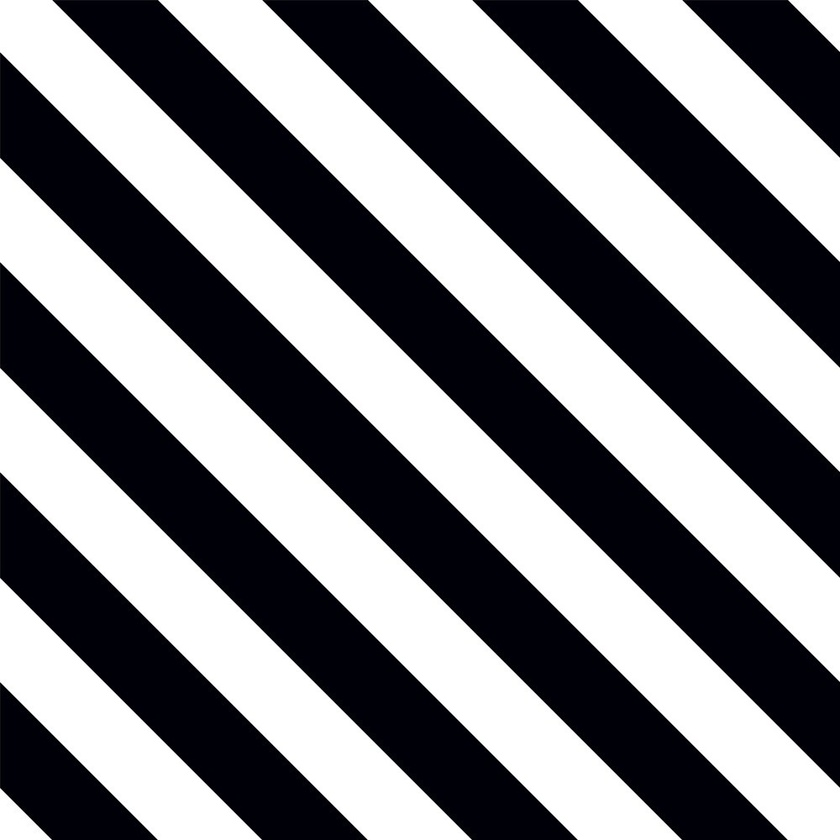
#> input picture Cryptography/tiles.jpg, 840 x 840 px, shrunk from 1000 x 1000 before the run, found by its file name
$ python RC4_Demo.py
#> lines starting #> are read from the running program, lines starting #| are printed output that depends on the picture
### Cryptography/utils.py
import os
from PIL import Image, ImageFont, ImageDraw, ImageOps , ImageShow
import numpy as np
from enum import Enum
def random_key_generator(key_length):
    """
    Creates a random key with key_length bytes
    in hexadecimal and ASCII as bytes data type

    Paramaters
    ----------

    key_length : int
        Key length in bits

    Returns
    -------

    key : bytes
        Key as (ASCII or HEX) as bytes (if HEX is reresentable in ASCII then ASCII is prited o.w /x with HEX)
        This means A=>65 not 10 in decimal while /x_0a is 10 in decimal .
    """
    return os.urandom(key_length // 8)

# [9 lines left out: function generate_random_iv, not called in this run]

def inBin( toPrint ):
    """
    Returns the Binary representation of the input as str (for display ONLY!)

    toPrint is string => ASCII represenation
    toPrint is bytes => No / => ASCII  but with / HEX to BIN
    """
    if isinstance(toPrint,str):
        return " ".join(f"{ord(i):08b}" for i in toPrint)

    return " ".join(f"{(i):08b}" for i in toPrint)


# [27 lines left out: functions pad, unpad, split_blocks, not called in this run]

def imread(path):
    return np.asarray(Image.open(path))
import matplotlib.pyplot as plt

def imshow_(img , title1 = '' ):
    x = Image.fromarray(img)
    x = ImageOps.expand(x, border=20, fill=(255,255,255))

    draw = ImageDraw.Draw(x)

    try:
        font = ImageFont.truetype("arial.ttf", 15)
    except :
        font = ImageFont.load_default()

    draw.text((20, 0), title1 , fill = (0,0,0), font = font)
    # ImageShow.show(x)
    #matplotlib implementation
    # plt.ion()
    plt.imshow(img,cmap='gray')
    if ( title1 != None ):
        plt.title(title1)
    # [4 lines of commented-out code are left out]
    return plt

def image2byte(img):
    return img.shape , img.reshape((-1)).tobytes() ;

def byte2image(size , b):
    return np.frombuffer(b, dtype= 'uint8').reshape(size);


class BC_mode(Enum):
     ECB = 1
     CBC = 2
     OFB = 3
     CFB = 4
     CTR = 5

def strToBytes(txt):
    if isinstance(txt, str):
				# Only accept ascii unicode values.
        try:
            return txt.encode('ascii')
        except UnicodeEncodeError:
            pass
        raise ValueError("Des can only work with encoded strings, not Unicode.")
    return txt

# [29 lines left out: functions String_to_BitList, BitList_to_String, not called in this run]

def xor_bytes(a, b):
    """ Returns a new byte array with the elements xor'ed. """
    return bytes(i^j for i, j in zip(a, b))

def compare2arrays(a, b):
    """ Returns a new byte array with the elements xor'ed. """
    return (i!=j for i, j in zip(a, b))

from random import sample
# [13 lines left out: function channelError, not called in this run]
def task4(string_binary, prb = 0.03):
    print('original text: ', string_binary)
    print('noisy text: ', BitList_to_String(channelError(String_to_BitList(string_binary), prb)))

# [68 lines left out: functions byteErrorRate, bitErrorRate, blockErrorRate, pixelErrorRate, not called in this run]


# see = image2byte(imread(os.path.dirname(os.path.abspath(__file__)) + '\\tiles.jpg'))

# imshow(byte2image(see[0], ))


imagesList = []
for i in range(3):
    tempLst = []
    for j in range(4):

        tempLst.append(imread(os.path.dirname(os.path.abspath(__file__)) + '\\tiles.jpg'))
#> in imread, returned value is the input picture: shape (840, 840, 3); mean R, G, B 126.7, 126.7, 130.5

    imagesList.append(tempLst)

### Cryptography/RC4.py
################################################################################################
# Class: ciphers and deciphers the plaintext using the RC4 stream cipher to create a rc4text
# internal parameters:
#       plaintext: the plain text of arbitrary length e.g. 128 bits, or 16 characters
#       key: the cipher key of arbitrary length e.g. 64 bits or 8 characters
# Important functions:
#       KSA: perform the initial permutation for the random stream generator
#       PRGA: Pseudo random generator for arbitrary length random stream
#       encrypt: encrypt any stream e.g. arbitrary length text or image using RC4
################################################################################################
from utils import strToBytes
class RC4:
    def __init__(self, key):
        self.key= key

    def KSA(self, key):
        keylen = len(key)
        S = list(range(256))
        j = 0
        for i in range(256):
            j = (j + S[i] + key[i % keylen]) % 256
            S[i], S[j] = S[j], S[i]
        return S

    def PRGA(self, n):
        i = 0
        j = 0
        RS = []
        self.S = self.KSA(self.key)
        while n > 0:
            n -= 1
            i = (i + 1) % 256
            j = (j + self.S[i]) % 256
            self.S[i], self.S[j] = self.S[j], self.S[i]
            K = self.S[(self.S[i] + self.S[j]) % 256]
            RS.append(K)
        return RS

    def encrypt(self, plaintext):
        plaintext = strToBytes(plaintext)
        return b''.join([bytes([a ^ b]) for a, b in zip(plaintext, self.PRGA(len(plaintext)))])

    def decrypt(self, ciphertext):
        return b''.join([bytes([a ^ b]) for a, b in zip(ciphertext, self.PRGA(len(ciphertext)))])

### Cryptography/RC4_Demo.py
from RC4 import RC4
plaintext = "Hello, world!"
key = b'Secret key'
rc4_cipher = RC4(key)
ciphertext = rc4_cipher.encrypt(plaintext)


print('original text: ', plaintext)
print('cipher text: ' , ciphertext)
print('decoded text: ', rc4_cipher.encrypt(ciphertext))


import utils
import numpy as np
import os


# define the KEYS
key = utils.random_key_generator(64)


# Instantiate AES objects
rc4_cipher = RC4(key)
#%%
# Example on small text Data (ECB Mode)
print("=========RC4=========")
plainText = b"This is a test input for RC4 similar to task 1"
print("PlainText : " , plainText , " ==In Binary>> " , utils.inBin(plainText) )
cipherText_1 = rc4_cipher.encrypt(plainText)
print("64-bit Key :" , key)
print("DES cipherText : ", cipherText_1 )
DplainText = rc4_cipher.decrypt(cipherText_1)
print("Dycrpted cipher Text : " , DplainText)

#%%

# Example on Image Data (OFB Mode)
print("=========DES (Img, OFB )=========")
plainText = utils.imread(os.path.dirname(os.path.abspath(__file__)) + '\\tiles.jpg')
utils.imshow_(plainText ,"Original Image")
#> in imshow_, `x = ImageOps.expand(x, border=20, fill=(255,255,255))`:
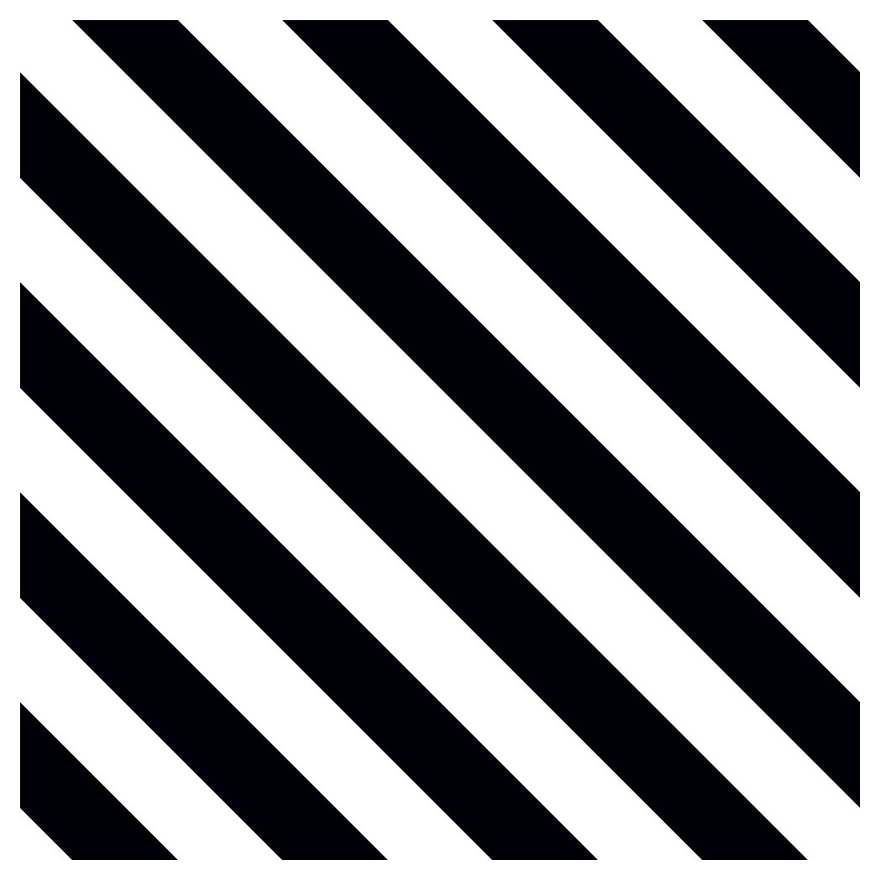
#> x: PIL image 880x880 RGB; mean R, G, B 138.1, 138.1, 141.5
size , plainText = utils.image2byte( plainText )
cipherText_3 = rc4_cipher.encrypt(plainText)
# print("64-bit Key :" , key)

utils.imshow_(utils.byte2image(size , cipherText_3[ :np.prod(size) ]) , "Encrypted Image")
#> in byte2image, `return np.frombuffer(b, dtype= 'uint8').reshape(size);`:
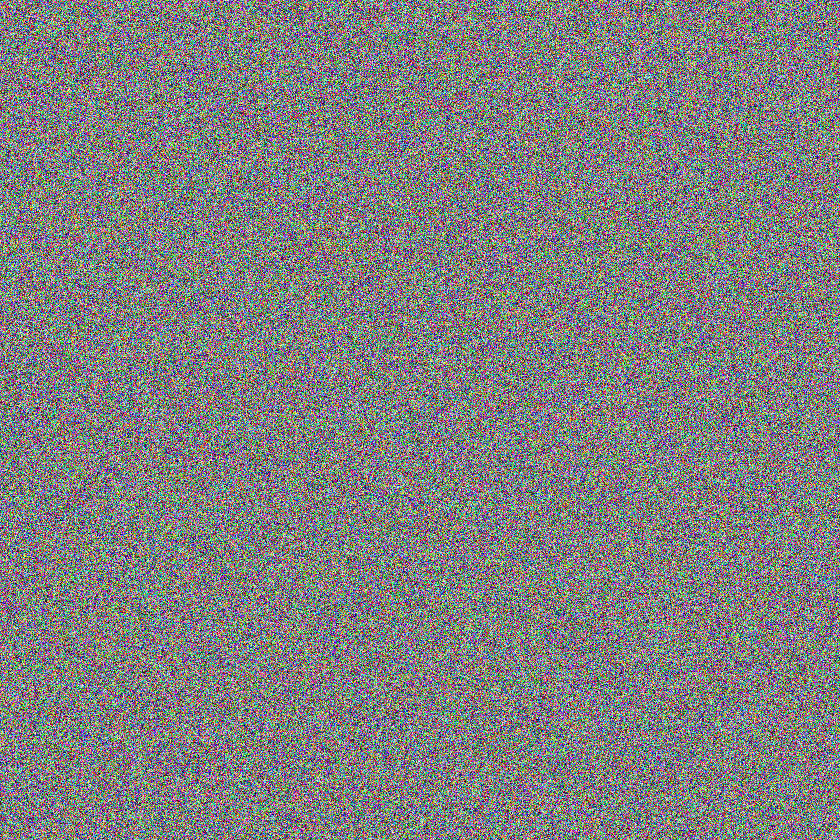
#> returned value: shape (840, 840, 3); mean of channels 0, 1, 2 127.5, 127.5, 127.5; drawn as R, G, B
#> call 2 of imshow_, with title1 = 'Encrypted Image'
#> in imshow_ (call 2), `x = ImageOps.expand(x, border=20, fill=(255,255,255))`:
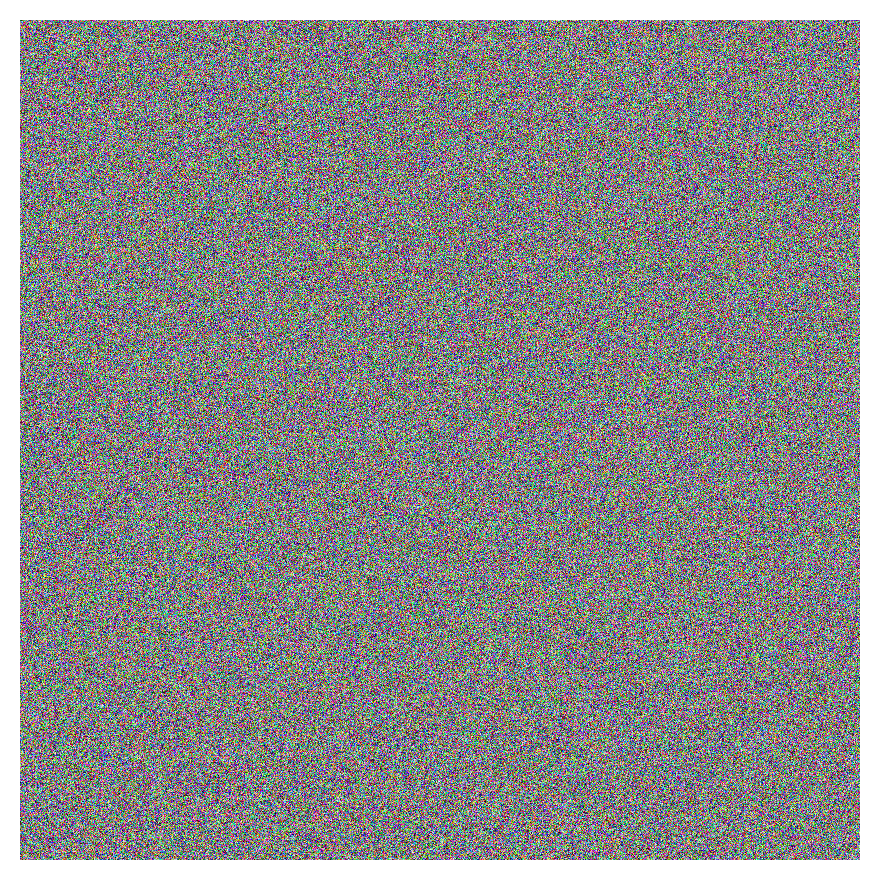
#> x: PIL image 880x880 RGB; mean R, G, B 138.8, 138.9, 138.8
#%%
DplainText = rc4_cipher.decrypt(cipherText_3)
DplainText = utils.byte2image(size , DplainText)
utils.imshow_(DplainText  , "Decrypted Image")
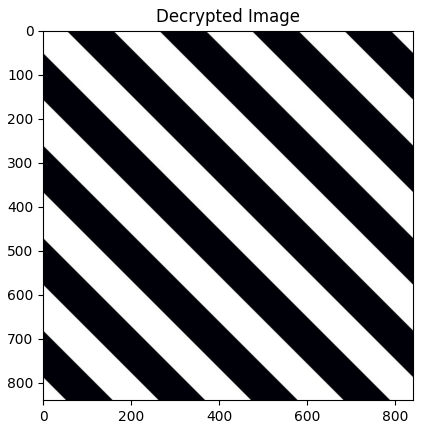
#> figure drawn by matplotlib, 1 panel
